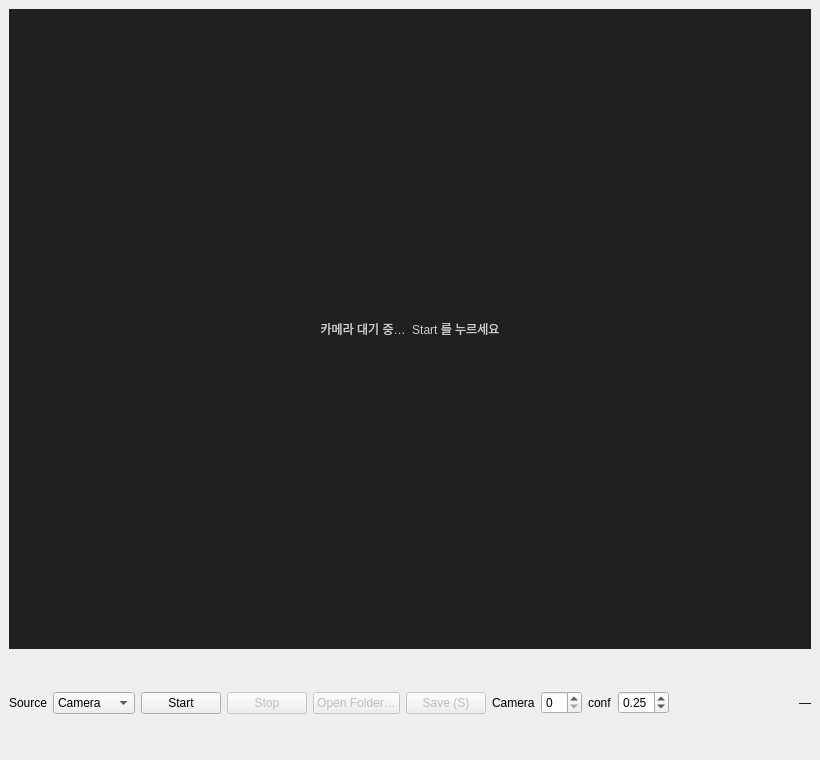
<?xml version="1.0" encoding="UTF-8"?>
<ui version="4.0">
 <class>SeamTrackingWindow</class>
 <widget class="QMainWindow" name="SeamTrackingWindow">
  <property name="geometry">
   <rect><x>0</x><y>0</y><width>820</width><height>760</height></rect>
  </property>
  <property name="windowTitle">
   <string>Seam Tracking — 용접선 세그멘테이션 (Hailo-8)</string>
  </property>
  <widget class="QWidget" name="centralwidget">
   <layout class="QVBoxLayout" name="rootLayout">
    <item>
     <widget class="QLabel" name="videoLabel">
      <property name="minimumSize">
       <size><width>640</width><height>640</height></size>
      </property>
      <property name="alignment">
       <set>Qt::AlignCenter</set>
      </property>
      <property name="text">
       <string>카메라 대기 중…  Start 를 누르세요</string>
      </property>
      <property name="styleSheet">
       <string notr="true">background:#202020; color:#cccccc;</string>
      </property>
     </widget>
    </item>
    <item>
     <layout class="QHBoxLayout" name="controlLayout">
      <item>
       <widget class="QLabel" name="sourceCaption">
        <property name="text"><string>Source</string></property>
       </widget>
      </item>
      <item>
       <widget class="QComboBox" name="sourceCombo">
        <item><property name="text"><string>Camera</string></property></item>
        <item><property name="text"><string>Image file</string></property></item>
       </widget>
      </item>
      <item>
       <widget class="QPushButton" name="startButton">
        <property name="text"><string>Start</string></property>
       </widget>
      </item>
      <item>
       <widget class="QPushButton" name="stopButton">
        <property name="text"><string>Stop</string></property>
        <property name="enabled"><bool>false</bool></property>
       </widget>
      </item>
      <item>
       <widget class="QPushButton" name="openButton">
        <property name="text"><string>Open Folder…</string></property>
        <property name="enabled"><bool>false</bool></property>
        <property name="toolTip"><string>폴더 선택 후 ←/→ 키로 이미지 순회</string></property>
       </widget>
      </item>
      <item>
       <widget class="QPushButton" name="saveButton">
        <property name="text"><string>Save (S)</string></property>
        <property name="enabled"><bool>false</bool></property>
        <property name="toolTip"><string>카메라 라이브 중 원본 프레임 저장 (S 키)</string></property>
       </widget>
      </item>
      <item>
       <widget class="QLabel" name="deviceCaption">
        <property name="text"><string>Camera</string></property>
       </widget>
      </item>
      <item>
       <widget class="QSpinBox" name="deviceSpin">
        <property name="maximum"><number>15</number></property>
       </widget>
      </item>
      <item>
       <widget class="QLabel" name="confCaption">
        <property name="text"><string>conf</string></property>
       </widget>
      </item>
      <item>
       <widget class="QDoubleSpinBox" name="confSpin">
        <property name="decimals"><number>2</number></property>
        <property name="maximum"><double>1.0</double></property>
        <property name="singleStep"><double>0.05</double></property>
        <property name="value"><double>0.25</double></property>
       </widget>
      </item>
      <item>
       <spacer name="controlSpacer">
        <property name="orientation"><enum>Qt::Horizontal</enum></property>
        <property name="sizeHint" stdset="0"><size><width>40</width><height>20</height></size></property>
       </spacer>
      </item>
      <item>
       <widget class="QLabel" name="statusLabel">
        <property name="text"><string>—</string></property>
       </widget>
      </item>
     </layout>
    </item>
   </layout>
  </widget>
 </widget>
 <resources/>
 <connections/>
</ui>
